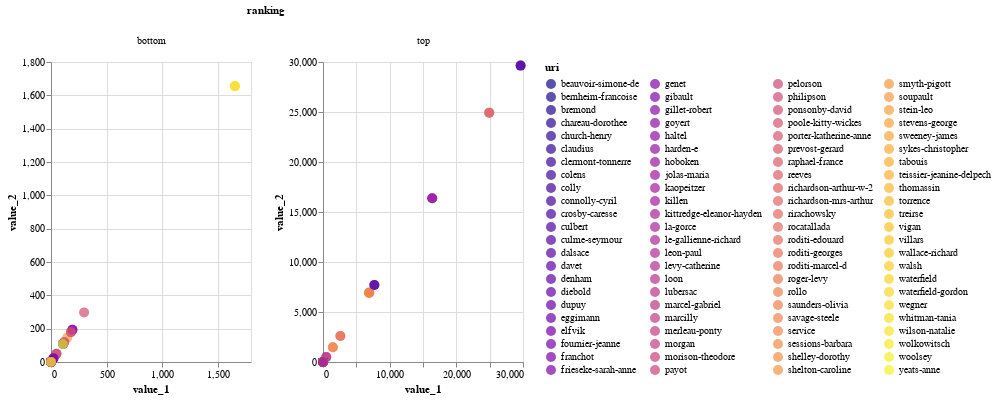

Notebook code cell kept with this figure:
### Code cell
local_cols = [col for col in all_borrows_members.columns if 'local' in col]
global_cols = [col for col in all_borrows_members.columns if 'global' in col]
cols = all_borrows_members[global_cols + local_cols].columns.tolist()
cols.remove('global_louvain')
cols.remove('local_louvain')

comparison_df = all_borrows_members[all_borrows_members.component == 0][cols + 'uri']
ranked_exploded, chart = compare_node_variability(comparison_df, cols)
chart

### Figure 1 — Vega-Lite specification as saved in the notebook (floating-point values rounded to 4 significant figures; data arrays with more than 128 entries replaced by an {"elided": "..."} marker saying what was removed)
{"config": {"view": {"continuousWidth": 400, "continuousHeight": 300}}, "data": {"name": "data-6dd41019126ce26fe63f112d7bb861cd"}, "mark": {"type": "circle", "size": 100}, "encoding": {"color": {"type": "nominal", "field": "uri", "legend": {"columns": 4, "symbolLimit": 92}, "scale": {"scheme": "plasma"}}, "column": {"type": "nominal", "field": "ranking"}, "tooltip": [{"type": "nominal", "field": "uri"}, {"type": "nominal", "field": "col_1"}, {"type": "quantitative", "field": "value_1"}, {"type": "nominal", "field": "col_2"}, {"type": "quantitative", "field": "value_2"}, {"type": "nominal", "field": "ranking"}, {"type": "quantitative", "field": "abs_diff"}], "x": {"type": "quantitative", "field": "value_1"}, "y": {"type": "quantitative", "field": "value_2"}}, "resolve": {"scale": {"x": "independent", "y": "independent"}}, "width": 200, "$schema": "https://vega.github.io/schema/vega-lite/v4.8.1.json", "datasets": {"data-6dd41019126ce26fe63f112d7bb861cd": {"elided": "360 records"}}}
